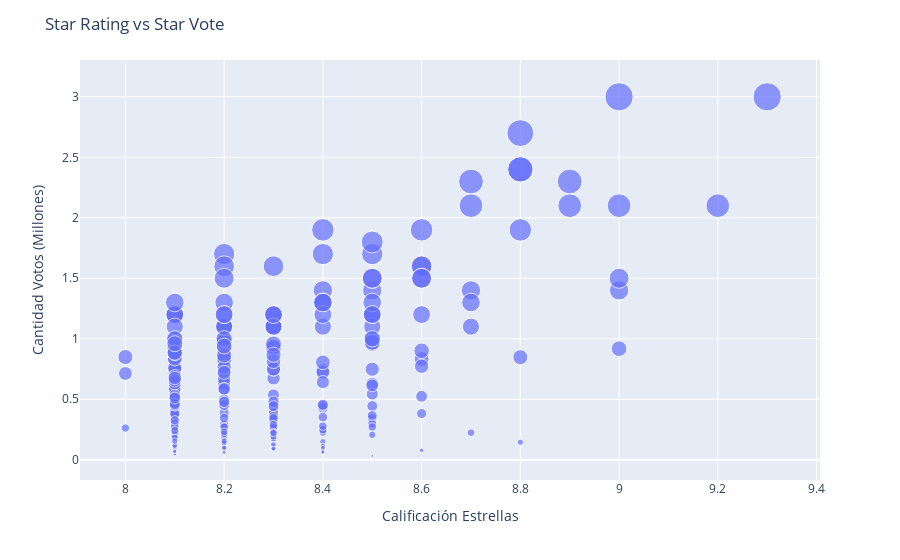

The notebook cell this image was saved under:
### Code cell
# 3: Relación entre Votos y Calificación de Películas
scatter_plot = px.scatter(data_frame=dataset_movies,x="Star Rating Movie",y="Star Vote Count Movie (M)",size="Star Vote Count Movie (M)",)
scatter_plot.update_layout(
    title = "Star Rating vs Star Vote",
    xaxis_title = "Calificación Estrellas",
    yaxis_title = "Cantidad Votos (Millones)",
    hoverlabel = dict(
        bgcolor = "green"
    )
)
scatter_plot.update_traces(
    hovertemplate = "Cantidad Votos:%{y}<br>Calificación Estrellas:%{x}<extra></extra>"
)
scatter_plot.show()

### Figure 1 — Plotly figure (JSON) as saved in the notebook; plotly's stock layout.template omitted (floating-point values rounded to 4 significant figures; data arrays with more than 128 entries replaced by an {"elided": "..."} marker saying what was removed)
{"data": [{"hovertemplate": "Cantidad Votos:%{y}<br>Calificación Estrellas:%{x}<extra></extra>", "legendgroup": "", "marker": {"color": "#636efa", "size": {"elided": "250 float values"}, "sizemode": "area", "sizeref": 0.0075, "symbol": "circle"}, "mode": "markers", "name": "", "orientation": "v", "showlegend": false, "type": "scatter", "x": {"elided": "250 float values"}, "xaxis": "x", "y": {"elided": "250 float values"}, "yaxis": "y"}], "layout": {"hoverlabel": {"bgcolor": "green"}, "legend": {"itemsizing": "constant", "tracegroupgap": 0}, "margin": {"t": 60}, "title": {"text": "Star Rating vs Star Vote"}, "xaxis": {"anchor": "y", "domain": [0, 1], "title": {"text": "Calificación Estrellas"}}, "yaxis": {"anchor": "x", "domain": [0, 1], "title": {"text": "Cantidad Votos (Millones)"}}}}
